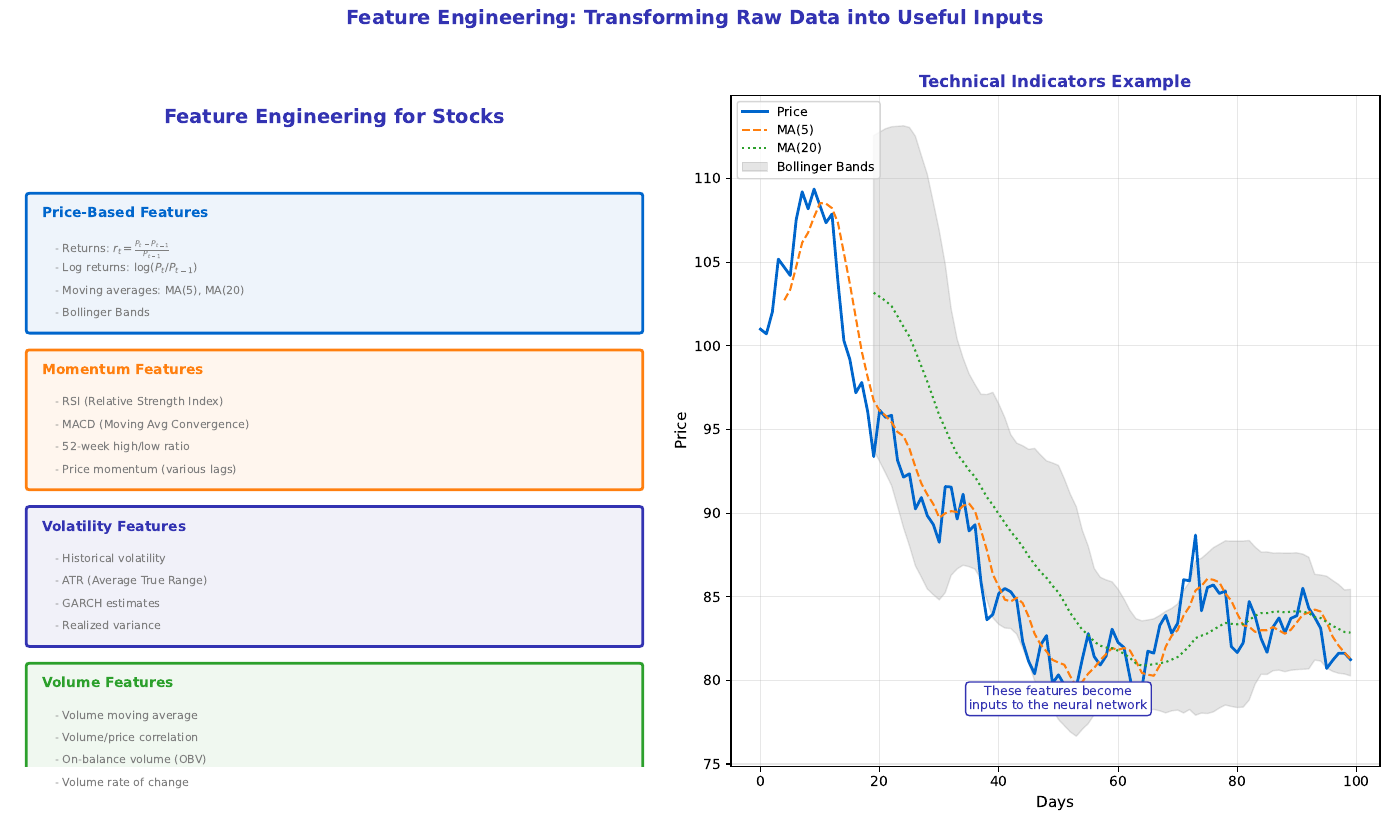

Python code for this plot:
"""
Feature Engineering for Financial Data
Module 4: Applications & Modern Perspectives
"""

import matplotlib.pyplot as plt
import numpy as np
from matplotlib.patches import FancyBboxPatch

CHART_METADATA = {
    'title': 'Finance Feature Engineering',
    'url': 'https://github.com/QuantLet/neural-networks-introduction/tree/main/finance_feature_engineering'
}

# Colors
mlpurple = '#3333B2'
mlblue = '#0066CC'
mlorange = '#FF7F0E'
mlgreen = '#2CA02C'
mlgray = '#7F7F7F'

fig, axes = plt.subplots(1, 2, figsize=(14, 8))

# ==================== LEFT: Feature Categories ====================
ax = axes[0]
ax.set_xlim(0, 10)
ax.set_ylim(0, 12)
ax.axis('off')

ax.text(5, 11.5, 'Feature Engineering for Stocks', fontsize=14, fontweight='bold',
        ha='center', color=mlpurple)

categories = [
    ('Price-Based Features', mlblue, [
        'Returns: $r_t = \\frac{P_t - P_{t-1}}{P_{t-1}}$',
        'Log returns: $\\log(P_t/P_{t-1})$',
        'Moving averages: MA(5), MA(20)',
        'Bollinger Bands',
    ]),
    ('Momentum Features', mlorange, [
        'RSI (Relative Strength Index)',
        'MACD (Moving Avg Convergence)',
        '52-week high/low ratio',
        'Price momentum (various lags)',
    ]),
    ('Volatility Features', mlpurple, [
        'Historical volatility',
        'ATR (Average True Range)',
        'GARCH estimates',
        'Realized variance',
    ]),
    ('Volume Features', mlgreen, [
        'Volume moving average',
        'Volume/price correlation',
        'On-balance volume (OBV)',
        'Volume rate of change',
    ]),
]

y_pos = 10
for title, color, features in categories:
    box = FancyBboxPatch((0.3, y_pos - 2.2), 9.4, 2.4, boxstyle="round,pad=0.05",
                          facecolor=f'{color}11', edgecolor=color, linewidth=2)
    ax.add_patch(box)
    ax.text(0.5, y_pos, title, fontsize=10, fontweight='bold', color=color, va='top')
    for i, feat in enumerate(features):
        ax.text(0.7, y_pos - 0.6 - i * 0.4, '- ' + feat, fontsize=8, color=mlgray, va='top')
    y_pos -= 2.8

# ==================== RIGHT: Example Features ====================
ax = axes[1]

np.random.seed(42)
days = np.arange(100)

# Simulate stock price
price = 100 * np.exp(np.cumsum(np.random.randn(100) * 0.02))

ax.plot(days, price, color=mlblue, linewidth=2, label='Price')

# Moving averages
ma5 = np.convolve(price, np.ones(5)/5, mode='valid')
ma20 = np.convolve(price, np.ones(20)/20, mode='valid')

ax.plot(days[4:], ma5, color=mlorange, linewidth=1.5, linestyle='--', label='MA(5)')
ax.plot(days[19:], ma20, color=mlgreen, linewidth=1.5, linestyle=':', label='MA(20)')

# Bollinger Bands
bb_mid = ma20
bb_std = np.array([price[max(0, i-19):i+1].std() for i in range(19, 100)])
ax.fill_between(days[19:], bb_mid - 2*bb_std, bb_mid + 2*bb_std,
                alpha=0.2, color=mlgray, label='Bollinger Bands')

ax.set_xlabel('Days', fontsize=11)
ax.set_ylabel('Price', fontsize=11)
ax.set_title('Technical Indicators Example', fontsize=12, fontweight='bold', color=mlpurple)
ax.legend(loc='upper left', fontsize=9)
ax.grid(True, alpha=0.3)

# Annotation
ax.text(50, price.min(), 'These features become\ninputs to the neural network',
        fontsize=9, ha='center', color=mlpurple,
        bbox=dict(boxstyle='round,pad=0.3', facecolor='white', edgecolor=mlpurple))

fig.suptitle('Feature Engineering: Transforming Raw Data into Useful Inputs',
             fontsize=14, fontweight='bold', color=mlpurple, y=1.02)

plt.tight_layout()
plt.savefig('finance_feature_engineering.pdf', format='pdf', bbox_inches='tight', dpi=300)
plt.savefig('finance_feature_engineering.png', format='png', bbox_inches='tight', dpi=300)
plt.close()

print("Generated: finance_feature_engineering.pdf")
